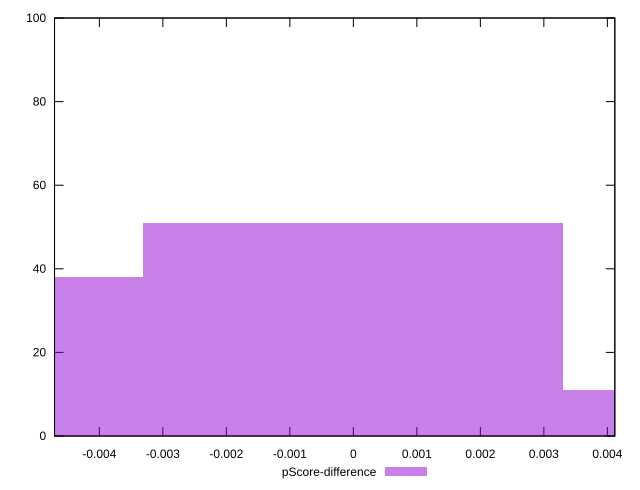

Reproduce this figure in gnuplot.
reset

$pScoreDifference <<EOF
0 51
-0.00661219014964036 38
0.00661219014964036 11
EOF

set key outside below
set boxwidth 0.00661219014964036
set xrange [-0.0047058823529412125:0.0041176470588235314]
set yrange [0:100]
set trange [0:100]
set style fill transparent solid 0.5 noborder
set terminal svg size 640, 490 enhanced background rgb 'white'
set output "reports/report_00027_2021-02-24T12-40-31.850Z/unused-javascript/samples/music/pScore-difference/histogram.svg"

plot $pScoreDifference title "pScore-difference" with boxes

reset
